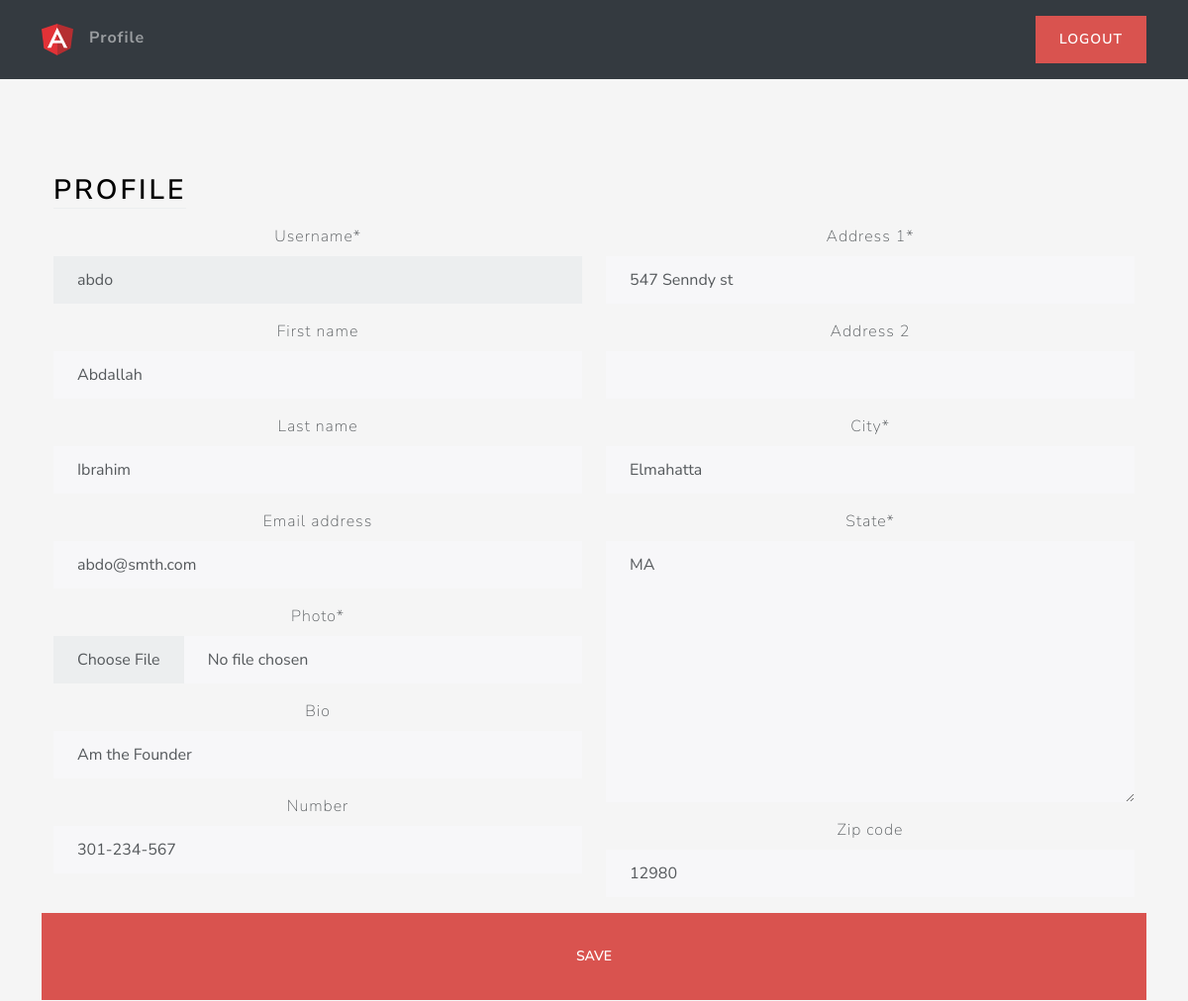
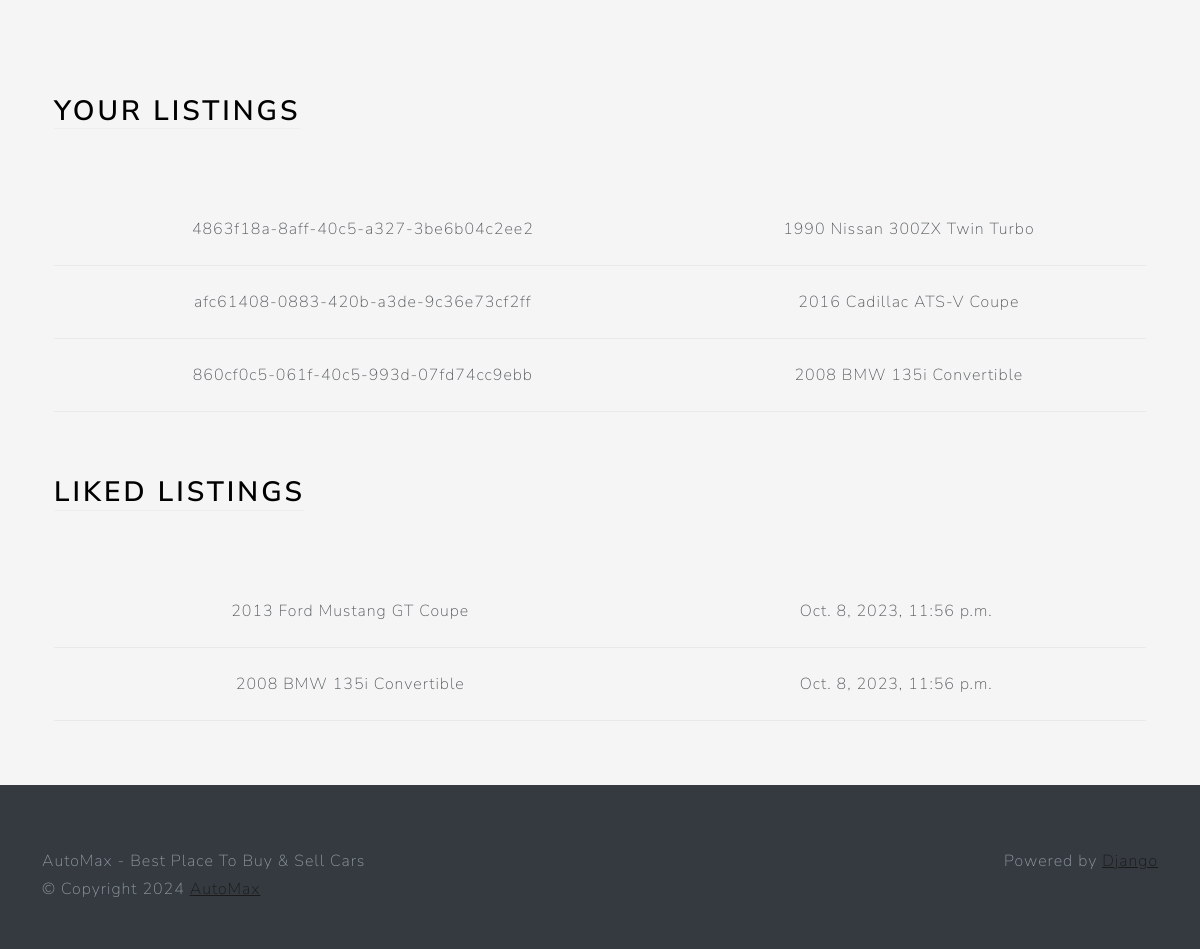
Screenshot of /profile/ (signed in) with the database file from the repository (2 pictures, top to bottom).
### users/models.py (models this page shows, shortened)
class Profile(models.Model):
    user = models.OneToOneField(User , on_delete=models.CASCADE)
    photo = models.ImageField( upload_to= user_directory_path ,null=True)
    bio = models.CharField(max_length=140 , blank=True)
    number = models.CharField(max_length=12 , blank=True)
    location = models.OneToOneField(Location, on_delete=models.SET_NULL , null=True)

class Location(models.Model):
    address_1 = models.CharField(max_length=125 , blank=True)
    address_2 = models.CharField(max_length=125 , blank=True)
    city = models.CharField(max_length=50)
    state = USStateField(default='NY')
    zip_code = USZipCodeField(blank=True)

### main/models.py (models this page shows, shortened)
class Listing(models.Model):
    id = models.UUIDField(primary_key= True , unique= True ,
                        default= uuid.uuid4 , editable= False)
    created_at = models.DateTimeField(auto_now_add= True)
    updated_at = models.DateTimeField(auto_now = True)
    seller = models.ForeignKey(Profile, on_delete=models.CASCADE )
    brand = models.CharField(max_length=24, choices=CARS_BRANDS, default=None)
    model = models.CharField(max_length=64)
    vin = models.CharField(max_length=17)
    mileage = models.IntegerField(default=0)
    color = models.CharField(max_length=24)
    description = models.TextField()
    engine = models.CharField(max_length=24)
    transmission = models.CharField(
        max_length=24, choices=TRANSMISSION_OPTIONS, default=None)
    location = models.OneToOneField(
        Location, on_delete=models.SET_NULL, null=True)
    image = models.ImageField(upload_to=user_listing_path)

class LikedListing(models.Model):
    profile = models.ForeignKey(Profile,on_delete=models.CASCADE)
    listing = models.ForeignKey(Listing,on_delete=models.CASCADE)
    like_date = models.DateTimeField(auto_now_add=True)

### users/views.py (the view, shortened to what this page needs)
# urls.py: path('profile/' , Profile_view.as_view() , name='profile'),
@method_decorator(login_required, name='dispatch')
class Profile_view(View):
    def get(self , request:HttpRequest):
        user_listings = Listing.objects.filter(seller = request.user.profile)
        profile_form = ProfileForm(instance=request.user.profile)
        user_form = UserForm(instance=request.user)
        location_form = LocationForm(instance=request.user.profile.location)
        user_liked_listings = LikedListing.objects.filter(profile = request.user.profile)
        context = {
            'profile_form' : profile_form  ,
            'user_form' : user_form ,
            'location_form' : location_form ,
            'user_listings' : user_listings ,
            'user_liked_listings' : user_liked_listings ,
        }
        return render(request , 'views/profile.html' , context)

### users/forms.py
class ProfileForm(forms.ModelForm):
    photo = forms.ImageField(widget=CustomPicImgFieldWidget())
    class Meta :
        model = Profile
        fields = ('photo' , 'bio' , 'number')

class UserForm(forms.ModelForm):
    username = forms.CharField(disabled=True)
    class Meta:
        model = User
        fields = ('username' , 'first_name' , 'last_name' , 'email')

### users/templates/views/profile.html (shortened to what this page needs)
{% extends 'base/base.html' %}
{% load static %}
{% load crispy_forms_tags %}
{% block body %}
<div class="container-fluid text-center py-5">
    <div class="container px-4 py-5" id="hanging-icons">
        <div class="row g-4">
            <div class="col d-flex align-items-start">
                <div>
                    <h2 class="mb-3 border-bottom" style="color: black">Profile</h2>
                </div>
            </div>
        </div>
        <form action="" method="post" enctype="multipart/form-data">
            <div class="row">
                <div class="col-6">
                    {{ user_form|crispy }}
                    {{ profile_form|crispy }}
                </div>
                <div class="col-6">
                    {{ location_form|crispy }}
                </div>
                <br>
                <button class="btn btn-lg btn-danger" type="submit" value="Submit">Save</button>
            </div>
        </form>
    </div>
    <div class="container px-4">
        <div class="row g-4 py-5">
            <div class="col d-flex align-items-start">
                <div>
                    <h2 class="mb-3 border-bottom" style="color: black">Your Listings</h2>
                </div>
            </div>
        </div>
        <table class="table table-hover">
            <tbody>
                {% for listing in user_listings %}
                <tr>
                    <td>{{ listing.id }}</td>
                    <td>{{listing.model }}</td>
                </tr>
                {% endfor %}
            </tbody>
        </table>
    </div>
    <div class="container px-4">
        <div class="row g-4 py-5">
            <div class="col d-flex align-items-start">
                <div>
                    <h2 class="mb-3 border-bottom" style="color: black">Liked Listings</h2>
                </div>
            </div>
        </div>
        <table class="table table-hover">
            <tbody>
                {% for liked_listing in user_liked_listings %}
                <tr>
                    <td>{{ liked_listing.listing.model }}</td>
                    <td>{{ liked_listing.like_date }}</td>
                </tr>
                {% endfor %}
            </tbody>
        </table>
    </div>
</div>
{% endblock %}

### main/static/css/style.css (style rules this page uses)
html, body { height: 100%; }
body { align-items: center; padding-bottom: 40px; background-color: #f5f5f5; }
.h2, h2 { color: white; }

### rows the page displays
Profile: bio "Am the Founder", number "301-234-567"
Location: address_1 "547 Senndy st", city "Elmahatta", state "MA", zip_code "12980"
Listing: id "4863f18a-8aff-40c5-a327-3be6b04c2ee2", model "1990 Nissan 300ZX Twin Turbo"
Listing: id "afc61408-0883-420b-a3de-9c36e73cf2ff", model "2016 Cadillac ATS-V Coupe"
Listing: id "860cf0c5-061f-40c5-993d-07fd74cc9ebb", model "2008 BMW 135i Convertible"
LikedListing: listing.model "2013 Ford Mustang GT Coupe", like_date "Oct. 8, 2023, 11:56 p.m."
LikedListing: listing.model "2008 BMW 135i Convertible", like_date "Oct. 8, 2023, 11:56 p.m."
